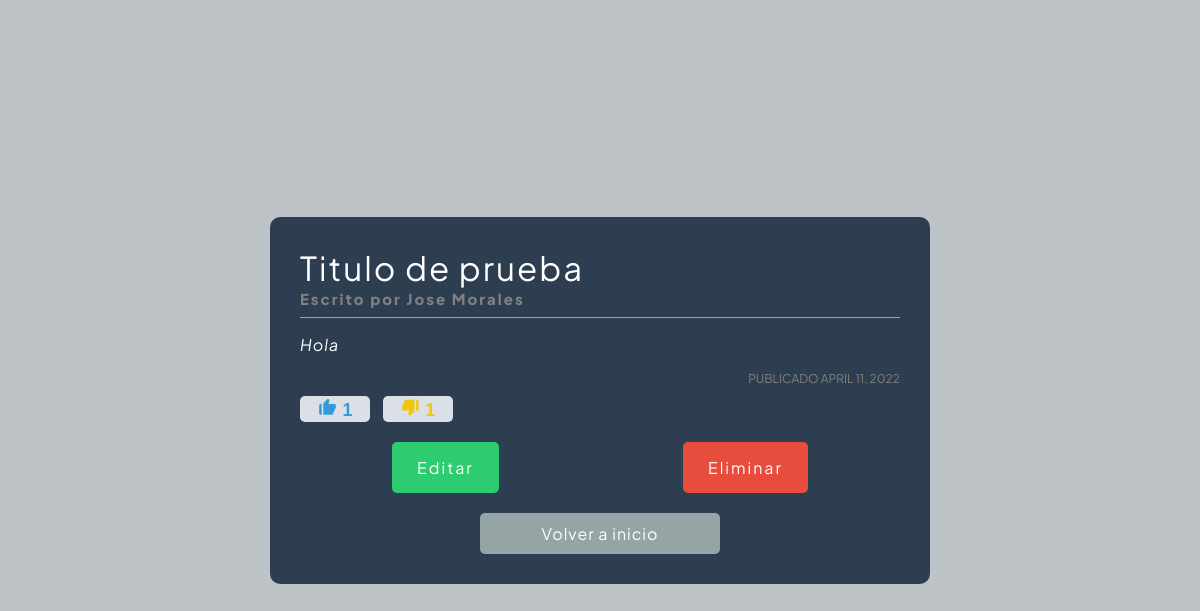
/spa/1/, run on the app's committed database.
### spa/models.py (models this page shows, shortened)
class Content(models.Model):
  title = models.CharField(max_length=100)
  content = models.TextField(max_length=1000)
  author=models.CharField(max_length=30)
  date = models.DateField(auto_now_add=True)
  positive_votes=models.IntegerField(default=0)
  negative_votes=models.IntegerField(default=0)

### spa/views.py (the view)
# urls.py: path("<int:element_id>/", views.detail,name="detail"),
def detail(request, element_id):
  publication = get_object_or_404(Content, pk=element_id)
  if request.method=='POST':
    if 'like' in request.POST:
      publication.positive_votes +=1
    if 'dislike' in request.POST:
      publication.negative_votes +=1
  publication.save()
  return render(request, 'spa/detail.html',{
    "publication": publication,
  })

### spa/templates/spa/detail.html (shortened to what this page needs)
{% load static %}
<!DOCTYPE html>
<html lang="en">
<head>
  <link href='https://unpkg.com/boxicons@2.1.2/css/boxicons.min.css' rel='stylesheet'>
  <link rel="stylesheet" href="{% static 'spa/base.css' %}">
  <link rel="stylesheet" href="{% static 'spa/details.css' %}">
</head>
<body>
  <section>
    <div class="content">
      <div class="content-title">
        <h1 class="title">{{publication.title}}</h1>
      <span class="author">Escrito por {{publication.author}}</span>
      </div>
      <div class="content-text">
        <p>{{publication.content}}</p>
      </div>
      <div class="content-date">
        <span class="date">
          Publicado {{publication.date}}
        </span>
      </div>
     <div class="content-form">
      <form class="content-votes" method="post">
        <button
          class="like"
          type="submit"
          name="like">
          <i class='bx bxs-like'></i> {{publication.positive_votes}}
        </button>
        <button
          class="dislike"
          type="submit"
          name="dislike">
          <i class='bx bxs-dislike' ></i> {{publication.negative_votes}}
        </button>
      </form>
     </div>
      <div class="content-buttons">
        <a class="edit" href="{% url 'spa:edit' publication.id %}">
          Editar
        </a>
        <a class="delete" href="{% url 'spa:deleted' publication.id %}">
          Eliminar
        </a>
      </div>
      <div class="content-exit">
        <a class="back-button" href="{% url 'spa:content' %}">Volver a inicio</a>
      </div>
    </div>
  </section>
</body>
</html>

### spa/static/spa/base.css (style rules this page uses)
body { padding:0; margin: 0; font-family: 'Plus Jakarta Sans', sans-serif; }

### spa/static/spa/details.css (style rules this page uses)
body { background-color: #BDC3C7; }
section { display: flex; justify-content: center; align-items: center; width: 100%; height: 100vh; }
.content { display: flex; align-items: flex-start; justify-content: flex-start; flex-direction: column; background-color: #2C3E50; border-radius: 10px; width: 600px; padding: 30px; }
.content-title { width: 100%; border-bottom: 1px solid #95a5a6; padding-bottom: 8px; }
.content-title h1 { font-size: 33px; font-weight: 400; letter-spacing: 2px; margin: 0; color: white; }
.content-title span { font-size: 15px; color: gray; letter-spacing: 2px; font-weight: 800; }
.content-text p { font-style: italic; font-size: 16px; font-weight: 400; letter-spacing: 1px; color: white; }
.content-date { display: flex; align-items: center; justify-content: flex-end; text-align: right; width: 100%; }
.content-date span { font-size: 12px; color: gray; text-transform: uppercase; }
.content-form .content-votes button { border: none; font-size: 18px; cursor: pointer; margin: 10px 10px 10px 0; background-color: #dae0e5; border-radius: 5px; width: 70px; font-weight: 800; margin-bottom: 20px; }
.content-votes button i { font-size: 20px; }
.content-votes .like { color: #3498db; margin-right: 20px; }
.content-votes .dislike { color: #f1c40f; }
.content-buttons { display: flex; align-items: center; justify-content: space-around; width: 100%; }
.content-buttons a { font-size: 16px; text-decoration: none; letter-spacing: 2px; background-color: grey; padding: 15px 25px; border-radius: 5px; }
.content-buttons .edit { background-color: #2ecc71; color: white; }
.content-buttons .delete { background-color: #e74c3c; color: white; }
.content-exit { display: flex; width: 100%; justify-content: center; align-items: center; }
.content-exit .back-button { text-decoration: none; text-align: center; padding: 10px 20px; border-radius: 5px; background-color: #95a5a6; color: white; letter-spacing: 1px; width: 200px; margin: 20px 45px 0px 45px; }

### data on the page
Content: title "Titulo de prueba", author "Jose Morales", content "Hola", date "APRIL 11, 2022", positive_votes "1", negative_votes "1"
